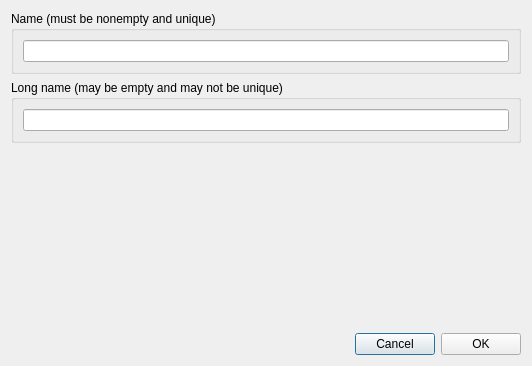
<?xml version="1.0" encoding="UTF-8"?>
<ui version="4.0">
 <class>ModifyRealHourForm_template</class>
 <widget class="QDialog" name="ModifyRealHourForm_template">
  <property name="geometry">
   <rect>
    <x>0</x>
    <y>0</y>
    <width>532</width>
    <height>366</height>
   </rect>
  </property>
  <property name="windowTitle">
   <string>Modify real hour</string>
  </property>
  <layout class="QGridLayout" name="gridLayout">
   <item row="0" column="0">
    <widget class="QGroupBox" name="nameGroupBox">
     <property name="title">
      <string>Name (must be nonempty and unique)</string>
     </property>
     <layout class="QGridLayout" name="gridLayout_3">
      <item row="0" column="0">
       <widget class="QLineEdit" name="nameLineEdit"/>
      </item>
     </layout>
    </widget>
   </item>
   <item row="1" column="0">
    <widget class="QGroupBox" name="longNameGroupBox">
     <property name="title">
      <string>Long name (may be empty and may not be unique)</string>
     </property>
     <layout class="QGridLayout" name="gridLayout_2">
      <item row="0" column="0">
       <widget class="QLineEdit" name="longNameLineEdit"/>
      </item>
     </layout>
    </widget>
   </item>
   <item row="2" column="0">
    <spacer name="verticalSpacer">
     <property name="orientation">
      <enum>Qt::Vertical</enum>
     </property>
     <property name="sizeHint" stdset="0">
      <size>
       <width>20</width>
       <height>40</height>
      </size>
     </property>
    </spacer>
   </item>
   <item row="3" column="0">
    <layout class="QHBoxLayout" name="horizontalLayout">
     <item>
      <spacer name="horizontalSpacer">
       <property name="orientation">
        <enum>Qt::Horizontal</enum>
       </property>
       <property name="sizeHint" stdset="0">
        <size>
         <width>40</width>
         <height>20</height>
        </size>
       </property>
      </spacer>
     </item>
     <item>
      <widget class="QPushButton" name="cancelPushButton">
       <property name="text">
        <string>Cancel</string>
       </property>
      </widget>
     </item>
     <item>
      <widget class="QPushButton" name="okPushButton">
       <property name="text">
        <string>OK</string>
       </property>
      </widget>
     </item>
    </layout>
   </item>
  </layout>
 </widget>
 <tabstops>
  <tabstop>nameLineEdit</tabstop>
  <tabstop>longNameLineEdit</tabstop>
  <tabstop>cancelPushButton</tabstop>
  <tabstop>okPushButton</tabstop>
 </tabstops>
 <resources/>
 <connections/>
</ui>
